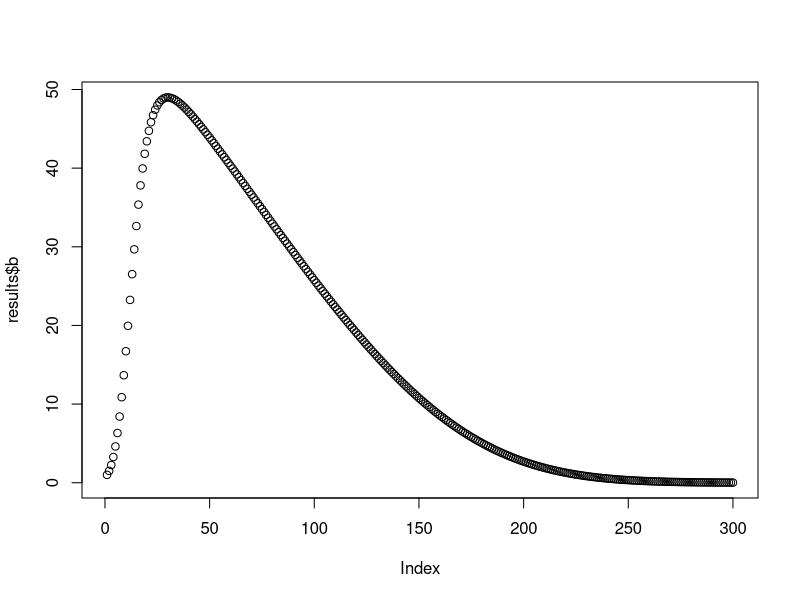
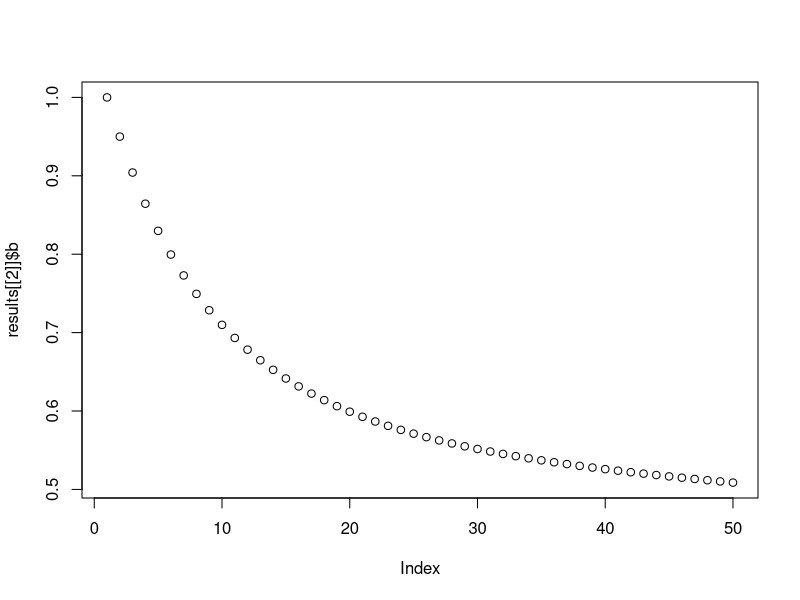

The R source for these figures, in order:
# Operating model - this is our basic core model
## Initial version created 10/28 with help from Dan

##############################
# Step 1- Create df of experiments to run through the model
## Example for setup

n_experiment = 10 #Number of experiments we are running

experiment <- data.frame(
  r = runif(n_experiment, min = 0.05, max = 1.2),
  r_s = runif(n_experiment, min = -0.01, max = 0.01),
  k = runif(n_experiment, min = 0.001, max = 1.00)) # Here we are specifying the range for all the inputs we are varying in this model run
##############################
# Step 2 - define the simulation model

sim_fishery <- function(b, f, r, r_s, p, k, years){
  # b = 1
  # f = 1.5
  # g = 0.2
  # g_s = -0.01
  # phi = 0.188
  # years = 50   Note: these values were to help setup the initial model and ensure it ran properly - we don't need these anymore
  
  results <- data.frame(
    b = rep(NA, years), c = rep(NA, years), 
    year = 1:years, r = rep(NA, years)) #Setup the results dataframe where the outputs will be writen for however many years our experiment is running
  
  #Set the initial result for the outputs in year 1
  results$b[1] = b
  results$c[1] = f * b
  results$r[1] = r
  
  #Loop the model over the specified number of years
  for (t in 2:years) {
    
    results$b[t] = results$b[t-1] + (results$r[t-1] / p) * results$b[t-1] * (1 - ((results$b[t-1]/k) ^ p)) - results$c[t-1] #operating model - PT
    results$r[t] = results$r[t-1] * (1 + r_s) #climate model - how does r change with climate change in each year
    results$c[t] = results$b[t-1] * f #define catch - won't need this if using the climate ready management below
    
  #   if (manager == "climate ready"){
  #     results$c[t] = results$g[t] * f * 
  #       (results$b[t] * exp(rnorm(1, 0, e))) #example of adding climate management with log normal observation error 
  #   }
  #   
  #   if (manager != "climate ready"){
  #     results$c[t] = g * f * (results$b[t] * exp(rnorm(1, 0, e)))
  #   }
   } 
  
  return(results)
}

results = sim_fishery(b = 1, f = 0.1, r = 0.2, p = 0.2,
                      years = 300, r_s = -0.01, k = 100) #Test the model to be sure it works
plot(results$b) #View results to make sure they make sense

####################
# Step 3 - Run the model for the experiments 

results = list() #we want the results to be outputted as a list

#Loop the simualation model over the experiments
for (i in 1:n_experiment){
  results[[i]] <- sim_fishery(b = 1, f = 0.05, r = experiment$r[i], r_s = experiment$r_s[i], p = 0.2,
                              years = 50, k = 1)
}
#Note if you're getting a data has more rows type error you forgot to run the results = list() command first 

plot(results[[2]]$b) #plot results for b from the 2nd experiment
